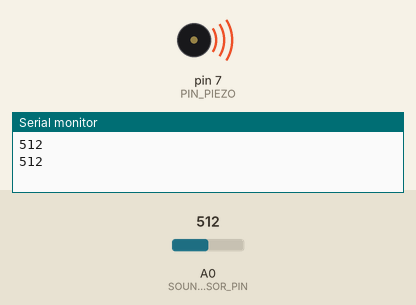
The sketch below on a simulated Arduino Uno, built with avr-gcc and run on an emulated ATmega328P. Parts: buzzer (waves = sounding), the last lines printed to the serial monitor. The test bench sets the inputs (shaded band); at power-on: A0 (SOUND_SENSOR_PIN) = 512.

Above: at 2.6 s.
2.7 s: A0 (SOUND_SENSOR_PIN) set to 106
6.2 s: A0 (SOUND_SENSOR_PIN) set to 93
At 7.1 s:
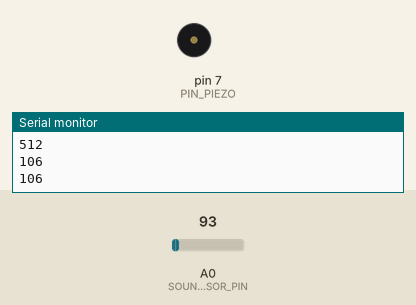
Timing chart, 0 to 9.2 s (numbered marks = the images above; inputs shaded):
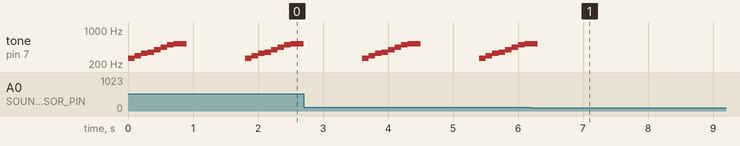

The sketch:

1.ino
```cpp
#define C 262 // 도 262Hz
#define D 294 // 레
#define E 330 // 미
#define F 349 // 파
#define G 392 // 솔
#define A 440 // 라
#define B 494 // 시
#define CC 523 // 도
const int SOUND_SENSOR_PIN = A0;
int sensorValue;
int PIN_PIEZO = 7;
int melody[] = { C, D, E, F, G, A, B, CC };
int D0 = 262;

void setup() {
  Serial.begin(9600);
  pinMode(PIN_PIEZO, OUTPUT);

}
void loop() {
  sensorValue = analogRead(SOUND_SENSOR_PIN);
  Serial.print(sensorValue);
  Serial.println(" ");

  if(sensorValue>100)
  {
    for (int i=0; i<8; i++) {
    tone(PIN_PIEZO, melody[i], 200);  // 7번 핀에 0.2초 동안 특정 주파수의 소리가 발생하도록 전압을 인가함
    delay(100);
    }
  }
  delay(1000);
 }
```

Measured:
- the behaviour switches between 101 and 100 on A0 (SOUND_SENSOR_PIN) (found by bisection; images 0 and 1)
- after the input at 6.2 s, tone on pin 7 (PIN_PIEZO): goes on until 6.3 s, then stays silent
- by itself, tone on pin 7 (PIN_PIEZO): plays 262 Hz for 0.10 s, 294 Hz for 0.10 s, 330 Hz for 0.10 s, 349 Hz for 0.10 s, 392 Hz for 0.10 s, 440 Hz for 0.10 s … (16 notes in this stretch)
